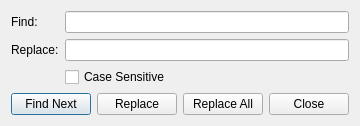
<?xml version="1.0" encoding="UTF-8"?>
<ui version="4.0">
 <class>find_replace_dialog</class>
 <widget class="QDialog" name="find_replace_dialog">
  <property name="windowTitle">
   <string>Find / Replace</string>
  </property>
  <layout class="QVBoxLayout">
   <item>
    <layout class="QFormLayout">
     <item row="0" column="0"><widget class="QLabel"><property name="text"><string>Find:</string></property></widget></item>
     <item row="0" column="1"><widget class="QLineEdit" name="find_input"/></item>
     <item row="1" column="0"><widget class="QLabel"><property name="text"><string>Replace:</string></property></widget></item>
     <item row="1" column="1"><widget class="QLineEdit" name="replace_input"/></item>
     <item row="2" column="1"><widget class="QCheckBox" name="case_sensitive_check"><property name="text"><string>Case Sensitive</string></property></widget></item>
    </layout>
   </item>
   <item>
    <layout class="QHBoxLayout">
     <item><widget class="QPushButton" name="find_next_button"><property name="text"><string>Find Next</string></property><property name="default"><bool>true</bool></property></widget></item>
     <item><widget class="QPushButton" name="replace_button"><property name="text"><string>Replace</string></property></widget></item>
     <item><widget class="QPushButton" name="replace_all_button"><property name="text"><string>Replace All</string></property></widget></item>
     <item><widget class="QPushButton" name="close_button"><property name="text"><string>Close</string></property></widget></item>
    </layout>
   </item>
  </layout>
 </widget>
</ui>
